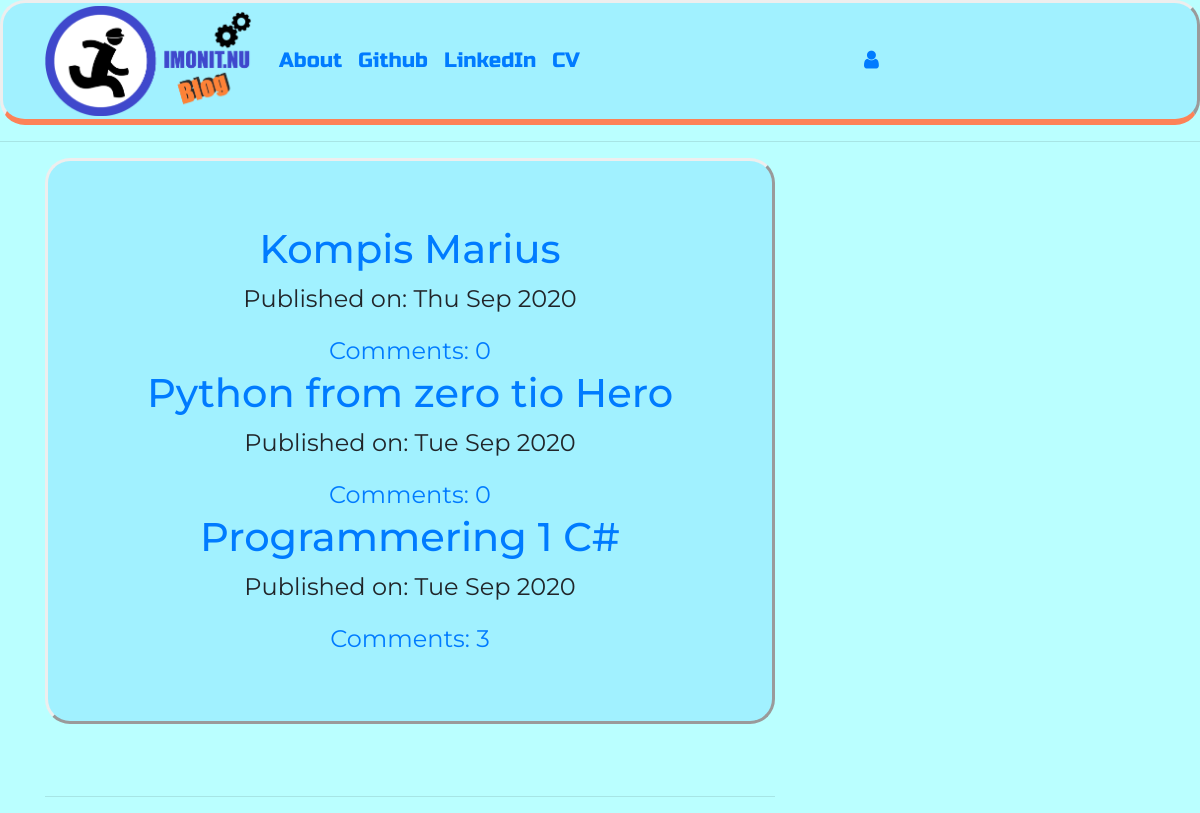
The page / on the database its author committed.
### blog/models.py (models this page shows, shortened)
class Post(models.Model):
    author = models.ForeignKey('auth.User',on_delete=models.CASCADE)
    title = models.CharField(max_length=200)
    text = models.TextField()
    created_date = models.DateTimeField(default=timezone.now)
    published_date = models.DateTimeField(blank=True, null=True)
    def approve_comments(self):
        return self.comments.filter(approved_comment=True)

### blog/views.py (the view)
# urls.py: path('',views.PostListView.as_view(),name='post_list'),
class PostListView(ListView):
    model = Post
    def get_queryset(self):
        return Post.objects.filter(published_date__lte=timezone.now()).order_by('-published_date')

### blog/templates/blog/post_list.html
{% extends 'blog/base.html' %}
{% block content %}
<div class="jumbotron">
    {% for post in post_list %}
        <div class="post">
            <h1><a href="{% url 'post_detail' pk=post.pk %}">{{ post.title }}</a></h1>
            <div class="date">
                <p>Published on: {{ post.published_date|date:"D M Y"}}</p>
            </div>
            <a href="{% url 'post_detail' pk=post.pk %}">Comments: {{ post.approve_comments.count }}</a>
        </div>
    {% endfor %}
  </div>
{% endblock %}

### blog/static/css/blog_master.css (style rules this page uses)
.jumbotron { font-family: 'Montserrat', sans-serif; font-size: 1.5em; text-align: center; background-color: #A1F1FF; border-style: outset; border-radius: 25px; }
body { background-color: #BAFFFF; }

### rows shown on the page
Post: title "Kompis Marius", published_date "Thu Sep 2020", approve_comments.count "0"
Post: title "Python from zero tio Hero", published_date "Tue Sep 2020", approve_comments.count "0"
Post: title "Programmering 1 C#", published_date "Tue Sep 2020", approve_comments.count "3"
